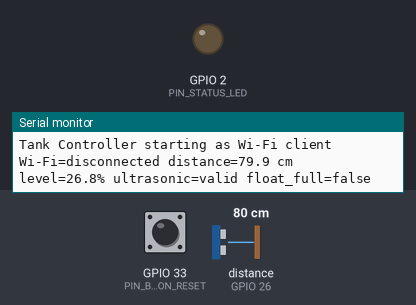
Simulated run of this program. Board: ESP32. On the bench: output pins drawn as LEDs (lit = HIGH), the last lines printed to the serial monitor. Wiring (inferred from the names in the program): ultrasonic range finder: trigger GPIO 25; echo GPIO 26. Inputs (shaded band) come from the test bench; at power-on: distance to the obstacle (sensor on GPIO 26) 80 cm, GPIO 33 (PIN_BUTTON_RESET) HIGH. The echo pulse lasts 58.3 µs per cm; WiFi joins after 1.5 s; servers stay silent unless stated; uploads are accepted with an empty reply; random numbers use the default seed unless the program sets one; EEPROM starts erased; pins used as bus, display or sensor lines are not drawn.

Above: at 1.2 s.
1.3 s: distance to the obstacle (sensor on GPIO 26) set to 23 cm
At 3.3 s:
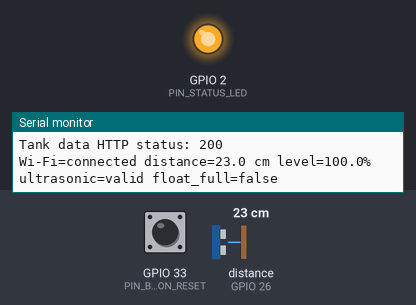
3.6 s: distance to the obstacle (sensor on GPIO 26) set to 19 cm
Timing chart, 0 to 6.6 s (numbered marks = the images above; inputs shaded):
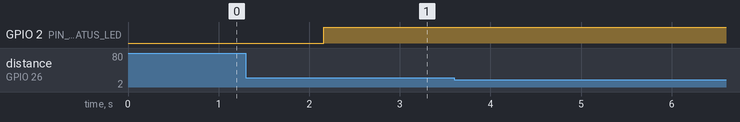

The program:

main.cpp
```cpp
#include <Arduino.h>
#include <WiFi.h>
#include "config.h"
#include "tank_client.h"
#include "tank_sensors.h"
#include <freertos/FreeRTOS.h>
#include <freertos/task.h>

namespace {
TankSensors tankSensors;
TankClient tankClient;
TankReading latestReading;
TankRuntimeConfig tankConfig;
uint32_t lastSensorReadAt = 0;
uint32_t lastPostAt = 0;
uint32_t sampleSequence = 0;
bool newReadingPending = false;
volatile bool resetTaskRunning = false;
bool resetStableHigh = true;
bool resetLastRawHigh = true;
uint32_t resetChangedAt = 0;

void restartTankController() {
  Serial.println("[RESET] external reset button pressed; restarting Tank Controller");
  digitalWrite(PIN_STATUS_LED, LOW);
  delay(20);
  ESP.restart();
}

bool resetButtonWasPressed() {
  const bool rawHigh = digitalRead(PIN_BUTTON_RESET) == HIGH;
  if (rawHigh != resetLastRawHigh) {
    resetLastRawHigh = rawHigh;
    resetChangedAt = millis();
  }
  if (rawHigh != resetStableHigh && millis() - resetChangedAt >= RESET_BUTTON_DEBOUNCE_MS) {
    resetStableHigh = rawHigh;
    return !resetStableHigh;
  }
  return false;
}

void resetButtonTask(void*) {
  for (;;) {
    if (resetButtonWasPressed()) restartTankController();
    vTaskDelay(pdMS_TO_TICKS(5));
  }
}
}

void setup() {
  Serial.begin(115200);
  pinMode(PIN_BUTTON_RESET, INPUT_PULLUP);
  resetStableHigh = resetLastRawHigh = digitalRead(PIN_BUTTON_RESET) == HIGH;
  resetChangedAt = millis();
  pinMode(PIN_STATUS_LED, OUTPUT);
  digitalWrite(PIN_STATUS_LED, LOW);

  tankSensors.begin();
  const bool tankConfigLoaded = tankClient.loadConfig(tankConfig);
  Serial.printf("[CONFIG] Tank settings %s NVS; interval=%lu ms filter=%u\n",
                tankConfigLoaded ? "loaded from" : "using safe defaults (NVS empty/invalid)",
                static_cast<unsigned long>(tankConfig.sampleIntervalMs),
                static_cast<unsigned>(tankConfig.filterCount));
  tankClient.begin();
  resetTaskRunning = true;
  if (xTaskCreatePinnedToCore(resetButtonTask, "tank_reset_button", 3072, nullptr, 2, nullptr, 1) != pdPASS) {
    resetTaskRunning = false;
    Serial.println("[RESET][WARN] reset task unavailable; using main-loop polling");
  }
  Serial.println("Tank Controller starting as Wi-Fi client");
}

void loop() {
  const uint32_t now = millis();
  if (!resetTaskRunning && resetButtonWasPressed()) restartTankController();
  tankClient.updateWiFi();

  if (now - lastSensorReadAt >= tankConfig.sampleIntervalMs) {
    lastSensorReadAt = now;
    latestReading = tankSensors.read(tankConfig);
    latestReading.sequence = ++sampleSequence;
    newReadingPending = true;
    digitalWrite(PIN_STATUS_LED, tankClient.isConnected() ? HIGH : LOW);
    Serial.printf("Wi-Fi=%s distance=%.1f cm level=%.1f%% ultrasonic=%s float_full=%s\n",
                  tankClient.isConnected() ? "connected" : "disconnected",
                  latestReading.distanceCm, latestReading.levelPercent,
                  latestReading.ultrasonicValid ? "valid" : "invalid",
                  latestReading.floatFull ? "true" : "false");
  }

  if (newReadingPending && now - lastPostAt >= HTTP_POST_INTERVAL_MS) {
    lastPostAt = now;
    const int status = tankClient.postReading(latestReading, tankConfig);
    if (status == 200) newReadingPending = false;
    if (status > 0) Serial.printf("Tank data HTTP status: %d\n", status);
  }
  delay(5);
}
```

tank_client.h
```cpp
#pragma once

#include <Arduino.h>
#include <WiFi.h>
#include <HTTPClient.h>
#include "tank_sensors.h"

class TankClient {
 public:
  void begin();
  bool loadConfig(TankRuntimeConfig& config);
  void updateWiFi();
  bool isConnected() const;
  int postReading(const TankReading& reading, TankRuntimeConfig& config);

 private:
  uint32_t lastWiFiAttemptAt_ = 0;
  uint32_t bootId_ = 0;
  uint32_t configVersion_ = 0;
};
```

tank_sensors.h
```cpp
#pragma once

#include <Arduino.h>

struct TankReading {
  float distanceCm = 0.0f;
  float levelPercent = 0.0f;
  bool ultrasonicValid = false;
  bool floatFull = false;
  uint32_t sequence = 0;
};

struct TankRuntimeConfig {
  float tankHeightCm = 120.0f;
  float distanceEmptyCm = 100.0f;
  float distanceFullCm = 25.0f;
  float minDistanceCm = 20.0f;
  float maxDistanceCm = 450.0f;
  uint32_t sampleIntervalMs = 1000UL;
  uint8_t filterCount = 5;
};

class TankSensors {
 public:
  void begin();
  TankReading read(const TankRuntimeConfig& config);

 private:
  bool readFloatFull();
  bool readDistanceCm(float& distanceCm, const TankRuntimeConfig& config);
  bool readMedianDistance(float& distanceCm, const TankRuntimeConfig& config);

  bool floatStableFull_ = false;
  bool floatLastRawFull_ = false;
  uint32_t floatChangedAt_ = 0;
};
```

tank_client.cpp
```cpp
#include "tank_client.h"
#include <ArduinoJson.h>
#include <Preferences.h>
#include <math.h>
#include "config.h"

namespace {
bool validTankConfig(const TankRuntimeConfig& c) {
  return isfinite(c.tankHeightCm) && c.tankHeightCm >= 30.0f && c.tankHeightCm <= 500.0f &&
      isfinite(c.distanceEmptyCm) && isfinite(c.distanceFullCm) &&
      isfinite(c.minDistanceCm) && isfinite(c.maxDistanceCm) &&
      c.distanceEmptyCm > c.distanceFullCm && c.minDistanceCm >= ULTRASONIC_MIN_DISTANCE_CM &&
      c.distanceFullCm >= c.minDistanceCm && c.minDistanceCm < c.maxDistanceCm &&
      c.maxDistanceCm <= 1000.0f && c.distanceEmptyCm <= c.maxDistanceCm &&
      c.sampleIntervalMs >= 500UL && c.sampleIntervalMs <= 10000UL &&
      (c.filterCount == 3 || c.filterCount == 5 || c.filterCount == 7 || c.filterCount == 9);
}

bool saveTankConfig(const TankRuntimeConfig& c, uint32_t version) {
  if (!validTankConfig(c)) return false;
  Preferences p;
  if (!p.begin("tankcfg", false)) return false;
  bool ok = p.putUChar("schema", 0) == sizeof(uint8_t) &&
      p.putFloat("height", c.tankHeightCm) == sizeof(float) &&
      p.putFloat("empty", c.distanceEmptyCm) == sizeof(float) &&
      p.putFloat("full", c.distanceFullCm) == sizeof(float) &&
      p.putFloat("min", c.minDistanceCm) == sizeof(float) &&
      p.putFloat("max", c.maxDistanceCm) == sizeof(float) &&
      p.putUInt("interval", c.sampleIntervalMs) == sizeof(uint32_t) &&
      p.putUChar("filter", c.filterCount) == sizeof(uint8_t);
  if (ok) ok = p.putUInt("version", version) == sizeof(uint32_t);
  if (ok) ok = p.putUChar("schema", 1) == sizeof(uint8_t);
  p.end();
  return ok;
}
}

bool TankClient::loadConfig(TankRuntimeConfig& c) {
  c.tankHeightCm = TANK_HEIGHT_CM;
  c.distanceEmptyCm = DISTANCE_AT_EMPTY_CM;
  c.distanceFullCm = DISTANCE_AT_FULL_CM;
  c.minDistanceCm = ULTRASONIC_MIN_DISTANCE_CM;
  c.maxDistanceCm = ULTRASONIC_MAX_DISTANCE_CM;
  c.sampleIntervalMs = SENSOR_READ_INTERVAL_MS;
  c.filterCount = LEVEL_SAMPLE_COUNT;
  Preferences p;
  if (!p.begin("tankcfg", true)) return false;
  const bool present = p.getUChar("schema", 0) == 1;
  if (present) {
    c.tankHeightCm = p.getFloat("height", c.tankHeightCm);
    c.distanceEmptyCm = p.getFloat("empty", c.distanceEmptyCm);
    c.distanceFullCm = p.getFloat("full", c.distanceFullCm);
    c.minDistanceCm = p.getFloat("min", c.minDistanceCm);
    c.maxDistanceCm = p.getFloat("max", c.maxDistanceCm);
    c.sampleIntervalMs = p.getUInt("interval", c.sampleIntervalMs);
    c.filterCount = p.getUChar("filter", c.filterCount);
    configVersion_ = p.getUInt("version", 0);
  }
  p.end();
  if (!present || !validTankConfig(c)) {
    configVersion_ = 0;
    c.tankHeightCm = TANK_HEIGHT_CM;
    c.distanceEmptyCm = DISTANCE_AT_EMPTY_CM;
    c.distanceFullCm = DISTANCE_AT_FULL_CM;
    c.minDistanceCm = ULTRASONIC_MIN_DISTANCE_CM;
    c.maxDistanceCm = ULTRASONIC_MAX_DISTANCE_CM;
    c.sampleIntervalMs = SENSOR_READ_INTERVAL_MS;
    c.filterCount = LEVEL_SAMPLE_COUNT;
    return false;
  }
  return true;
}

void TankClient::begin() {
  bootId_ = esp_random();
  WiFi.mode(WIFI_STA);
  WiFi.setAutoReconnect(true);
  WiFi.begin(WIFI_SSID, WIFI_PASSWORD);
  lastWiFiAttemptAt_ = millis();
}

bool TankClient::isConnected() const { return WiFi.status() == WL_CONNECTED; }

void TankClient::updateWiFi() {
  if (isConnected() || millis() - lastWiFiAttemptAt_ < WIFI_RETRY_INTERVAL_MS) return;
  lastWiFiAttemptAt_ = millis();
  WiFi.disconnect();
  WiFi.begin(WIFI_SSID, WIFI_PASSWORD);
  Serial.println("Wi-Fi reconnect attempt");
}

int TankClient::postReading(const TankReading& reading, TankRuntimeConfig& config) {
  if (!isConnected()) return -1;

  WiFiClient client;
  HTTPClient http;
  const String url = String("http://") + PUMP_CONTROLLER_IP + ":" +
                     String(PUMP_CONTROLLER_PORT) + TANK_POST_PATH;
  if (!http.begin(client, url)) return -2;
  http.setTimeout(HTTP_TIMEOUT_MS);
  http.addHeader("Content-Type", "application/json");

  JsonDocument payload;
  payload["level_percent"] = reading.levelPercent;
  payload["float_full"] = reading.floatFull;
  payload["sensor_valid"] = reading.ultrasonicValid;
  payload["distance_cm"] = reading.ultrasonicValid ? reading.distanceCm : -1.0f;
  payload["boot_id"] = bootId_;
  payload["seq"] = reading.sequence;
  payload["firmware"] = "2.4.0";
  payload["config_version"] = configVersion_;
  String body;
  serializeJson(payload, body);

  const int status = http.POST(body);
  if (status == 200) {
    JsonDocument response;
    if (!deserializeJson(response, http.getString())) {
      JsonObjectConst c = response["tank_config"].as<JsonObjectConst>();
      if (!c.isNull()) {
        const char* floatKeys[] = {"tank_height_cm", "distance_empty_cm", "distance_full_cm", "sensor_min_distance_cm", "sensor_max_distance_cm"};
        bool fieldsValid = c["config_version"].is<uint32_t>() &&
            (c["sensor_interval_ms"].is<uint32_t>() || c["sensor_interval_ms"].is<int>()) &&
            (c["filter_count"].is<uint8_t>() || c["filter_count"].is<int>());
        for (const char* key : floatKeys)
          fieldsValid = fieldsValid && (c[key].is<float>() || c[key].is<int>());
        if (!fieldsValid) {
          Serial.println("[CONFIG][ERROR] rejected incomplete or mistyped Tank configuration");
          http.end();
          return status;
        }
        const float emptyCm = c["distance_empty_cm"].as<float>();
        const float fullCm = c["distance_full_cm"].as<float>();
        const float minCm = c["sensor_min_distance_cm"].as<float>();
        const float maxCm = c["sensor_max_distance_cm"].as<float>();
        const float heightCm = c["tank_height_cm"].as<float>();
        const uint8_t filter = c["filter_count"].as<uint8_t>();
        TankRuntimeConfig candidate = config;
        candidate.tankHeightCm = heightCm;
        candidate.distanceEmptyCm = emptyCm; candidate.distanceFullCm = fullCm;
        candidate.minDistanceCm = minCm; candidate.maxDistanceCm = maxCm;
        candidate.sampleIntervalMs = c["sensor_interval_ms"].as<uint32_t>();
        candidate.filterCount = filter;
        const uint32_t version = c["config_version"] | 0UL;
        if (version != 0 && version != configVersion_ && saveTankConfig(candidate, version)) {
          config = candidate;
          configVersion_ = version;
          Serial.printf("[CONFIG] Tank configuration persisted to NVS (version %lu)\n", static_cast<unsigned long>(version));
        } else if (version != 0 && version != configVersion_) {
          Serial.println("[CONFIG][ERROR] Tank NVS write failed; retaining previous configuration");
        }
      }
    }
  }
  if (status < 0) Serial.printf("POST failed: %s\n", http.errorToString(status).c_str());
  http.end();
  return status;
}
```

tank_sensors.cpp
```cpp
#include "tank_sensors.h"
#include "config.h"

void TankSensors::begin() {
  pinMode(PIN_ULTRASONIC_TRIG, OUTPUT);
  digitalWrite(PIN_ULTRASONIC_TRIG, LOW);
  pinMode(PIN_ULTRASONIC_ECHO, INPUT);
  if (ENABLE_FLOAT_SWITCH) {
    pinMode(PIN_FLOAT_SWITCH, INPUT_PULLUP);
    floatStableFull_ = floatLastRawFull_ = digitalRead(PIN_FLOAT_SWITCH) == FLOAT_FULL_LEVEL;
    floatChangedAt_ = millis();
  }
}

bool TankSensors::readFloatFull() {
  if (!ENABLE_FLOAT_SWITCH) return false;

  const bool rawFull = digitalRead(PIN_FLOAT_SWITCH) == FLOAT_FULL_LEVEL;
  if (rawFull != floatLastRawFull_) {
    floatLastRawFull_ = rawFull;
    floatChangedAt_ = millis();
  }
  if (rawFull != floatStableFull_ && millis() - floatChangedAt_ >= FLOAT_DEBOUNCE_MS)
    floatStableFull_ = rawFull;
  return floatStableFull_;
}

bool TankSensors::readDistanceCm(float& distanceCm, const TankRuntimeConfig& config) {
  digitalWrite(PIN_ULTRASONIC_TRIG, LOW);
  delayMicroseconds(3);
  digitalWrite(PIN_ULTRASONIC_TRIG, HIGH);
  delayMicroseconds(10);
  digitalWrite(PIN_ULTRASONIC_TRIG, LOW);

  const uint32_t duration = pulseIn(PIN_ULTRASONIC_ECHO, HIGH, ULTRASONIC_TIMEOUT_US);
  if (duration == 0) return false;
  distanceCm = duration * 0.0343f / 2.0f;
  return isfinite(distanceCm) && distanceCm >= config.minDistanceCm &&
         distanceCm <= config.maxDistanceCm;
}

bool TankSensors::readMedianDistance(float& distanceCm, const TankRuntimeConfig& config) {
  float values[9];
  uint8_t count = 0;
  const uint8_t sampleCount = config.filterCount >= 3 && config.filterCount <= 9 && config.filterCount % 2 ? config.filterCount : 5;
  for (uint8_t i = 0; i < sampleCount; ++i) {
    float reading;
    if (readDistanceCm(reading, config)) values[count++] = reading;
    delay(30); // reduce echo cross-talk between pings
  }
  if (count < 3) return false;

  for (uint8_t i = 1; i < count; ++i) {
    const float value = values[i];
    int8_t j = static_cast<int8_t>(i) - 1;
    while (j >= 0 && values[j] > value) {
      values[j + 1] = values[j];
      --j;
    }
    values[j + 1] = value;
  }
  distanceCm = values[count / 2];
  return true;
}

TankReading TankSensors::read(const TankRuntimeConfig& config) {
  TankReading result;
  result.floatFull = readFloatFull();

  const bool calibrationValid = config.distanceEmptyCm > config.distanceFullCm &&
      config.distanceFullCm >= config.minDistanceCm && config.tankHeightCm > 0.0f;
  float distance;
  if (!calibrationValid || !readMedianDistance(distance, config)) return result;

  result.distanceCm = distance;
  float level = (config.distanceEmptyCm - distance) * 100.0f /
                (config.distanceEmptyCm - config.distanceFullCm);
  if (level < 0.0f) level = 0.0f;
  if (level > 100.0f) level = 100.0f;
  result.levelPercent = level;
  result.ultrasonicValid = true;
  return result;
}
```

config.h
```cpp
#pragma once

#include <Arduino.h>

// Pump Controller SoftAP from Stage 1
static constexpr char WIFI_SSID[] = "PumpCtrl-Setup";
static constexpr char WIFI_PASSWORD[] = "pumpcontrol22";
static constexpr char PUMP_CONTROLLER_IP[] = "192.168.4.1";
static constexpr uint16_t PUMP_CONTROLLER_PORT = 80;
static constexpr char TANK_POST_PATH[] = "/api/v1/tank";

// ESP32 DevKit V1 / ESP32-WROOM-32 pins
static constexpr uint8_t PIN_ULTRASONIC_TRIG = 25;
static constexpr uint8_t PIN_ULTRASONIC_ECHO = 26;
static constexpr uint8_t PIN_FLOAT_SWITCH = 27;
static constexpr uint8_t PIN_BUTTON_RESET = 33; // NO to GND; software restart
static constexpr uint8_t PIN_STATUS_LED = 2;
static constexpr uint32_t RESET_BUTTON_DEBOUNCE_MS = 20UL;

// Temporarily disable the float switch until the physical switch is installed.
static constexpr bool ENABLE_FLOAT_SWITCH = false;

// Float switch assumptions: contact closed at low float, open at full/high float.
// Verify with a multimeter. With INPUT_PULLUP and switch wired to GND,
// open contact reads HIGH.
static constexpr uint8_t FLOAT_FULL_LEVEL = HIGH;
static constexpr uint32_t FLOAT_DEBOUNCE_MS = 50UL;

// IMPORTANT: measure these distances from the ultrasonic sensor face to water.
// Replace these example values with actual tank calibration before relying on %.
static constexpr float DISTANCE_AT_EMPTY_CM = 100.0f;
static constexpr float DISTANCE_AT_FULL_CM = 25.0f;
static constexpr float TANK_HEIGHT_CM = 120.0f;

static constexpr uint32_t ULTRASONIC_TIMEOUT_US = 30000UL;
static constexpr float ULTRASONIC_MIN_DISTANCE_CM = 20.0f;
static constexpr float ULTRASONIC_MAX_DISTANCE_CM = 450.0f;
static constexpr uint8_t LEVEL_SAMPLE_COUNT = 5;
static constexpr uint32_t SENSOR_READ_INTERVAL_MS = 1000UL;
static constexpr uint32_t HTTP_POST_INTERVAL_MS = 1000UL;
static constexpr uint32_t WIFI_RETRY_INTERVAL_MS = 5000UL;
static constexpr uint32_t HTTP_TIMEOUT_MS = 2000UL;
```
